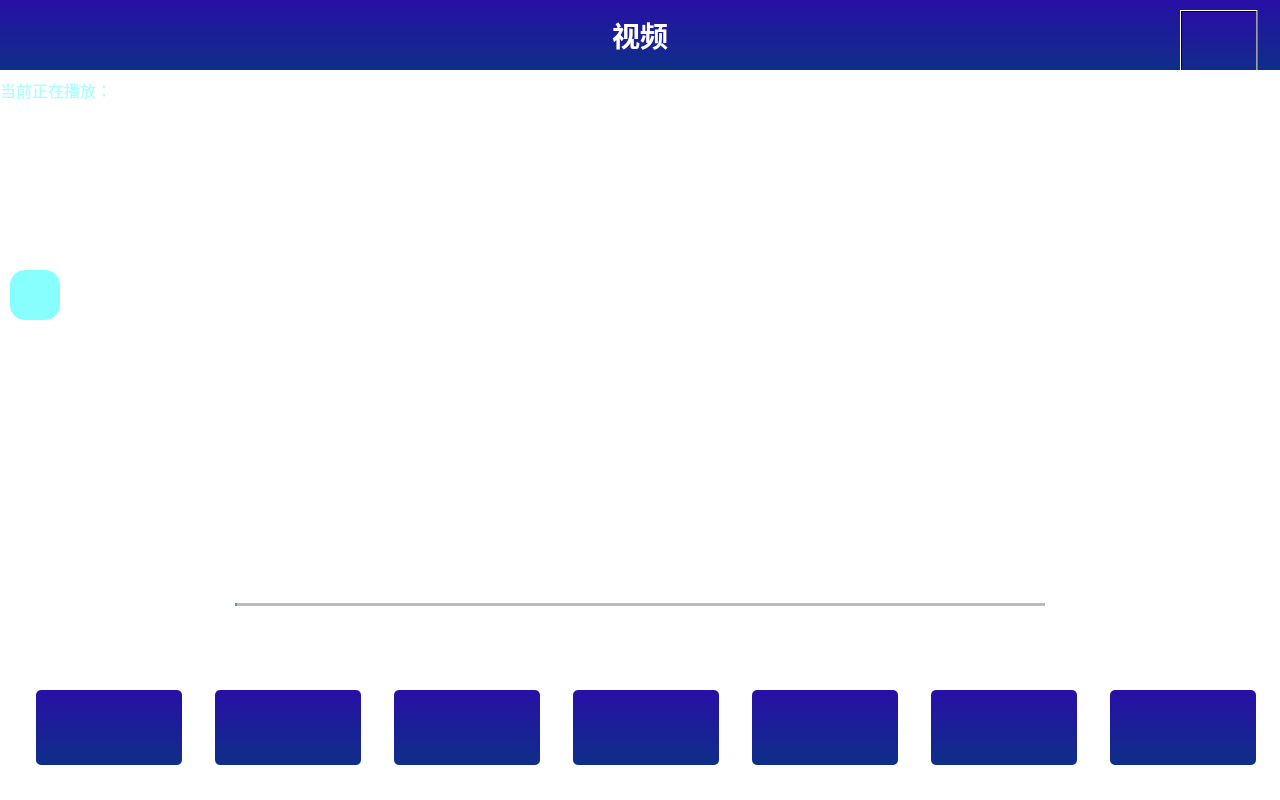
<?xml version="1.0" encoding="UTF-8"?>
<ui version="4.0">
 <class>VideoPlayer</class>
 <widget class="QWidget" name="VideoPlayer">
  <property name="geometry">
   <rect>
    <x>0</x>
    <y>0</y>
    <width>1280</width>
    <height>800</height>
   </rect>
  </property>
  <property name="minimumSize">
   <size>
    <width>1280</width>
    <height>800</height>
   </size>
  </property>
  <property name="maximumSize">
   <size>
    <width>1280</width>
    <height>800</height>
   </size>
  </property>
  <property name="windowTitle">
   <string>Form</string>
  </property>
  <property name="styleSheet">
   <string notr="true">background-color: rgba(255, 255, 255,0);</string>
  </property>
  <widget class="QWidget" name="tilteWidget" native="true">
   <property name="geometry">
    <rect>
     <x>0</x>
     <y>0</y>
     <width>1280</width>
     <height>70</height>
    </rect>
   </property>
   <property name="minimumSize">
    <size>
     <width>1280</width>
     <height>70</height>
    </size>
   </property>
   <property name="maximumSize">
    <size>
     <width>1280</width>
     <height>70</height>
    </size>
   </property>
   <property name="styleSheet">
    <string notr="true">background-color: qlineargradient(spread:pad, x1:0, y1:0, x2:0, y2:1, stop:0 rgb(40, 15, 166), stop:1 rgb(14, 47, 136));</string>
   </property>
   <widget class="QLabel" name="titleLabel">
    <property name="geometry">
     <rect>
      <x>0</x>
      <y>0</y>
      <width>1280</width>
      <height>70</height>
     </rect>
    </property>
    <property name="minimumSize">
     <size>
      <width>1280</width>
      <height>70</height>
     </size>
    </property>
    <property name="maximumSize">
     <size>
      <width>1280</width>
      <height>70</height>
     </size>
    </property>
    <property name="font">
     <font>
      <pointsize>21</pointsize>
      <weight>75</weight>
      <bold>true</bold>
     </font>
    </property>
    <property name="styleSheet">
     <string notr="true">color:white;</string>
    </property>
    <property name="text">
     <string>视频</string>
    </property>
    <property name="alignment">
     <set>Qt::AlignCenter</set>
    </property>
   </widget>
   <widget class="QPushButton" name="return_btn">
    <property name="geometry">
     <rect>
      <x>1180</x>
      <y>10</y>
      <width>78</width>
      <height>70</height>
     </rect>
    </property>
    <property name="maximumSize">
     <size>
      <width>78</width>
      <height>70</height>
     </size>
    </property>
    <property name="styleSheet">
     <string notr="true">QPushButton{
background-color: rgba(255, 255, 255， 0);
border-image: url(:/images/playerIcons/return_d.gif);
}
QPushButton:pressed{
	border-image: url(:/images/playerIcons/return_u.gif);
}
QPushButton:hover{


}
QPushButton:released{
	border-image: url(:/images/playerIcons/return_d.gif);
}</string>
    </property>
    <property name="text">
     <string/>
    </property>
   </widget>
  </widget>
  <widget class="QWidget" name="controlButtonwidget" native="true">
   <property name="geometry">
    <rect>
     <x>0</x>
     <y>470</y>
     <width>1280</width>
     <height>75</height>
    </rect>
   </property>
   <property name="minimumSize">
    <size>
     <width>1280</width>
     <height>75</height>
    </size>
   </property>
   <property name="maximumSize">
    <size>
     <width>1280</width>
     <height>75</height>
    </size>
   </property>
   <layout class="QHBoxLayout" name="horizontalLayout_3">
    <property name="spacing">
     <number>3</number>
    </property>
    <property name="leftMargin">
     <number>0</number>
    </property>
    <property name="topMargin">
     <number>0</number>
    </property>
    <property name="rightMargin">
     <number>0</number>
    </property>
    <property name="bottomMargin">
     <number>0</number>
    </property>
   </layout>
  </widget>
  <widget class="QWidget" name="subtitlewidget" native="true">
   <property name="geometry">
    <rect>
     <x>0</x>
     <y>560</y>
     <width>1280</width>
     <height>60</height>
    </rect>
   </property>
   <property name="minimumSize">
    <size>
     <width>1280</width>
     <height>60</height>
    </size>
   </property>
   <property name="maximumSize">
    <size>
     <width>1280</width>
     <height>60</height>
    </size>
   </property>
   <layout class="QGridLayout" name="gridLayout">
    <property name="leftMargin">
     <number>0</number>
    </property>
    <property name="topMargin">
     <number>0</number>
    </property>
    <property name="rightMargin">
     <number>0</number>
    </property>
    <property name="bottomMargin">
     <number>0</number>
    </property>
    <property name="spacing">
     <number>0</number>
    </property>
    <item row="3" column="0">
     <layout class="QHBoxLayout" name="horizontalLayout_2">
      <item>
       <widget class="QLabel" name="curTimeLabel">
        <property name="sizePolicy">
         <sizepolicy hsizetype="Preferred" vsizetype="Preferred">
          <horstretch>0</horstretch>
          <verstretch>0</verstretch>
         </sizepolicy>
        </property>
        <property name="minimumSize">
         <size>
          <width>110</width>
          <height>30</height>
         </size>
        </property>
        <property name="maximumSize">
         <size>
          <width>110</width>
          <height>30</height>
         </size>
        </property>
        <property name="font">
         <font>
          <pointsize>10</pointsize>
         </font>
        </property>
        <property name="styleSheet">
         <string notr="true">background-color: rgba(255, 255, 255, 0);
color: white;
</string>
        </property>
        <property name="text">
         <string> 00:00:00 </string>
        </property>
        <property name="alignment">
         <set>Qt::AlignCenter</set>
        </property>
       </widget>
      </item>
      <item>
       <widget class="QSlider" name="progressSlider">
        <property name="enabled">
         <bool>true</bool>
        </property>
        <property name="maximumSize">
         <size>
          <width>820</width>
          <height>16777215</height>
         </size>
        </property>
        <property name="styleSheet">
         <string notr="true">QSlider{
border-color: #bcbcbc;
background-color:rgba(255,255,255,0);
}
QSlider::groove:horizontal {                                
     border: 1px solid #999999;                             
     height: 1px;                                           
    margin: 0px 0;                                         
     left: 5px; right: 5px; 
 }
QSlider::handle:horizontal {                               
     border: 0px ;                           
     border-image: url(:/images/cameraIcons/silderController.png);
     width: 15px;                                           
     margin: -7px -7px -7px -7px;                  
} 
QSlider::add-page:horizontal{
background: qlineargradient(spread:pad, x1:0, y1:1, x2:0, y2:0, stop:0 #bcbcbc, stop:0.25 #bcbcbc, stop:0.5 #bcbcbc, stop:1 #bcbcbc); 

}
QSlider::sub-page:horizontal{                               
 background: qlineargradient(spread:pad, x1:0, y1:1, x2:0, y2:0, stop:0 #439cf3, stop:0.25 #439cf3, stop:0.5 #439cf3, stop:1 #439cf3);                     
}</string>
        </property>
        <property name="orientation">
         <enum>Qt::Horizontal</enum>
        </property>
       </widget>
      </item>
      <item>
       <widget class="QLabel" name="totalTimeLabel">
        <property name="minimumSize">
         <size>
          <width>110</width>
          <height>30</height>
         </size>
        </property>
        <property name="maximumSize">
         <size>
          <width>110</width>
          <height>30</height>
         </size>
        </property>
        <property name="font">
         <font>
          <pointsize>10</pointsize>
         </font>
        </property>
        <property name="styleSheet">
         <string notr="true">background-color: rgba(255, 255, 255, 0);
color:white;</string>
        </property>
        <property name="text">
         <string> 00:00:00 </string>
        </property>
        <property name="alignment">
         <set>Qt::AlignCenter</set>
        </property>
       </widget>
      </item>
     </layout>
    </item>
    <item row="2" column="0">
     <widget class="QLabel" name="subtitleLabel">
      <property name="text">
       <string>&lt;html&gt;&lt;head/&gt;&lt;body&gt;&lt;p align=&quot;center&quot;&gt;&lt;br/&gt;&lt;/p&gt;&lt;/body&gt;&lt;/html&gt;</string>
      </property>
      <property name="alignment">
       <set>Qt::AlignCenter</set>
      </property>
     </widget>
    </item>
   </layout>
  </widget>
  <widget class="QPushButton" name="UnFullscreenButton">
   <property name="geometry">
    <rect>
     <x>10</x>
     <y>270</y>
     <width>50</width>
     <height>50</height>
    </rect>
   </property>
   <property name="minimumSize">
    <size>
     <width>50</width>
     <height>50</height>
    </size>
   </property>
   <property name="maximumSize">
    <size>
     <width>50</width>
     <height>50</height>
    </size>
   </property>
   <property name="focusPolicy">
    <enum>Qt::NoFocus</enum>
   </property>
   <property name="styleSheet">
    <string notr="true">QPushButton{
background-color:rgba(0, 255, 255,120);
border-radius:15px;
border:0px soild red;
}
QPushButton:pressed{
border-radius:15px;
	border:0px solid red;
	background-color: qradialgradient(spread:repeat, cx:0.5, cy:0.5, radius:0.077, fx:0.5, fy:0.5, stop:0 rgba(0, 169, 255, 147), stop:0.497326 rgba(0, 0, 0, 147), stop:1 rgba(0, 169, 255, 147));
}
QPushButton:hover{
	background-color: qradialgradient(spread:repeat, cx:0.5, cy:0.5, radius:0.077, fx:0.5, fy:0.5, stop:0 rgba(0, 169, 255, 147), stop:0.497326 rgba(0, 0, 0, 147), stop:1 rgba(0, 169, 255, 147));
border-radius:15px;
	border:0px solid red;
}
</string>
   </property>
   <property name="text">
    <string/>
   </property>
   <property name="icon">
    <iconset>
     <normalon>:/images/playerIcons/fullscreenPressed.png</normalon>
    </iconset>
   </property>
   <property name="iconSize">
    <size>
     <width>40</width>
     <height>40</height>
    </size>
   </property>
  </widget>
  <widget class="QWidget" name="sliderAndTimeLabelWidget" native="true">
   <property name="geometry">
    <rect>
     <x>0</x>
     <y>620</y>
     <width>1280</width>
     <height>30</height>
    </rect>
   </property>
   <property name="minimumSize">
    <size>
     <width>1280</width>
     <height>30</height>
    </size>
   </property>
   <property name="maximumSize">
    <size>
     <width>1280</width>
     <height>30</height>
    </size>
   </property>
   <layout class="QGridLayout" name="gridLayout_2">
    <property name="leftMargin">
     <number>0</number>
    </property>
    <property name="topMargin">
     <number>0</number>
    </property>
    <property name="rightMargin">
     <number>0</number>
    </property>
    <property name="bottomMargin">
     <number>0</number>
    </property>
    <property name="spacing">
     <number>0</number>
    </property>
   </layout>
  </widget>
  <widget class="QWidget" name="videoNameWidget" native="true">
   <property name="geometry">
    <rect>
     <x>0</x>
     <y>70</y>
     <width>512</width>
     <height>40</height>
    </rect>
   </property>
   <property name="minimumSize">
    <size>
     <width>512</width>
     <height>40</height>
    </size>
   </property>
   <property name="maximumSize">
    <size>
     <width>512</width>
     <height>40</height>
    </size>
   </property>
   <property name="styleSheet">
    <string notr="true">background-color: rgba(255, 255, 255,0);</string>
   </property>
   <layout class="QGridLayout" name="gridLayout_3" columnstretch="1,5">
    <property name="leftMargin">
     <number>0</number>
    </property>
    <property name="topMargin">
     <number>0</number>
    </property>
    <property name="rightMargin">
     <number>0</number>
    </property>
    <property name="bottomMargin">
     <number>0</number>
    </property>
    <property name="horizontalSpacing">
     <number>0</number>
    </property>
    <item row="0" column="1">
     <widget class="QLabel" name="videoNameLabel">
      <property name="styleSheet">
       <string notr="true">background-color: rgba(255, 255, 255,0);
color:rgb(170, 255, 255);</string>
      </property>
      <property name="text">
       <string/>
      </property>
     </widget>
    </item>
    <item row="0" column="0">
     <widget class="QLabel" name="label">
      <property name="text">
       <string>&lt;html&gt;&lt;head/&gt;&lt;body&gt;&lt;p&gt;&lt;span style=&quot; font-size:12pt; color:#aaffff;&quot;&gt;当前正在播放：&lt;/span&gt;&lt;/p&gt;&lt;/body&gt;&lt;/html&gt;</string>
      </property>
     </widget>
    </item>
   </layout>
  </widget>
  <widget class="QPushButton" name="playListButton">
   <property name="geometry">
    <rect>
     <x>1110</x>
     <y>690</y>
     <width>146</width>
     <height>75</height>
    </rect>
   </property>
   <property name="minimumSize">
    <size>
     <width>146</width>
     <height>75</height>
    </size>
   </property>
   <property name="maximumSize">
    <size>
     <width>146</width>
     <height>75</height>
    </size>
   </property>
   <property name="focusPolicy">
    <enum>Qt::NoFocus</enum>
   </property>
   <property name="styleSheet">
    <string notr="true">QPushButton{
background-color: qlineargradient(spread:pad, x1:0, y1:0, x2:0, y2:1, stop:0 rgb(40, 15, 166), stop:1 rgb(14, 47, 136));
border-radius:5px;
border:0px soild red;
}

QPushButton:pressed{
border-radius:5px;
	border:3px solid red;
	background-color: qradialgradient(spread:repeat, cx:0.5, cy:0.5, radius:0.077, fx:0.5, fy:0.5, stop:0 rgba(0, 169, 255, 147), stop:0.497326 rgba(0, 0, 0, 147), stop:1 rgba(0, 169, 255, 147));
}

QPushButton:released{
	background-color: qlineargradient(spread:pad, x1:0, y1:0, x2:0, y2:1, stop:0 rgb(40, 15, 166), stop:1 rgb(14, 47, 136));
border-radius:5px;
border:0px soild red;
}</string>
   </property>
   <property name="text">
    <string/>
   </property>
   <property name="icon">
    <iconset>
     <normalon>:/images/playerIcons/list.png</normalon>
    </iconset>
   </property>
   <property name="iconSize">
    <size>
     <width>80</width>
     <height>80</height>
    </size>
   </property>
  </widget>
  <widget class="QPushButton" name="searchButton">
   <property name="geometry">
    <rect>
     <x>931</x>
     <y>690</y>
     <width>146</width>
     <height>75</height>
    </rect>
   </property>
   <property name="minimumSize">
    <size>
     <width>146</width>
     <height>75</height>
    </size>
   </property>
   <property name="maximumSize">
    <size>
     <width>146</width>
     <height>75</height>
    </size>
   </property>
   <property name="focusPolicy">
    <enum>Qt::NoFocus</enum>
   </property>
   <property name="styleSheet">
    <string notr="true">QPushButton{
background-color: qlineargradient(spread:pad, x1:0, y1:0, x2:0, y2:1, stop:0 rgb(40, 15, 166), stop:1 rgb(14, 47, 136));
border-radius:5px;
border:0px soild red;
}

QPushButton:pressed{
border-radius:5px;
	border:3px solid red;
	background-color: qradialgradient(spread:repeat, cx:0.5, cy:0.5, radius:0.077, fx:0.5, fy:0.5, stop:0 rgba(0, 169, 255, 147), stop:0.497326 rgba(0, 0, 0, 147), stop:1 rgba(0, 169, 255, 147));
}

QPushButton:released{
	background-color: qlineargradient(spread:pad, x1:0, y1:0, x2:0, y2:1, stop:0 rgb(40, 15, 166), stop:1 rgb(14, 47, 136));
border-radius:5px;
border:0px soild red;
}</string>
   </property>
   <property name="text">
    <string/>
   </property>
   <property name="icon">
    <iconset>
     <normalon>:/images/playerIcons/Search.png</normalon>
    </iconset>
   </property>
   <property name="iconSize">
    <size>
     <width>50</width>
     <height>50</height>
    </size>
   </property>
  </widget>
  <widget class="QPushButton" name="fullScreenButton">
   <property name="geometry">
    <rect>
     <x>215</x>
     <y>690</y>
     <width>146</width>
     <height>75</height>
    </rect>
   </property>
   <property name="minimumSize">
    <size>
     <width>146</width>
     <height>75</height>
    </size>
   </property>
   <property name="maximumSize">
    <size>
     <width>146</width>
     <height>75</height>
    </size>
   </property>
   <property name="focusPolicy">
    <enum>Qt::NoFocus</enum>
   </property>
   <property name="styleSheet">
    <string notr="true">QPushButton{
background-color: qlineargradient(spread:pad, x1:0, y1:0, x2:0, y2:1, stop:0 rgb(40, 15, 166), stop:1 rgb(14, 47, 136));
border-radius:5px;
border:0px soild red;
}

QPushButton:pressed{
border-radius:5px;
	border:3px solid red;
	background-color: qradialgradient(spread:repeat, cx:0.5, cy:0.5, radius:0.077, fx:0.5, fy:0.5, stop:0 rgba(0, 169, 255, 147), stop:0.497326 rgba(0, 0, 0, 147), stop:1 rgba(0, 169, 255, 147));
}

QPushButton:released{
	background-color: qlineargradient(spread:pad, x1:0, y1:0, x2:0, y2:1, stop:0 rgb(40, 15, 166), stop:1 rgb(14, 47, 136));
border-radius:5px;
border:0px soild red;
}</string>
   </property>
   <property name="text">
    <string/>
   </property>
   <property name="icon">
    <iconset>
     <normalon>:/images/playerIcons/fullscreenNormal.png</normalon>
    </iconset>
   </property>
   <property name="iconSize">
    <size>
     <width>50</width>
     <height>50</height>
    </size>
   </property>
  </widget>
  <widget class="QPushButton" name="preVideoButton">
   <property name="geometry">
    <rect>
     <x>394</x>
     <y>690</y>
     <width>146</width>
     <height>75</height>
    </rect>
   </property>
   <property name="minimumSize">
    <size>
     <width>146</width>
     <height>75</height>
    </size>
   </property>
   <property name="maximumSize">
    <size>
     <width>146</width>
     <height>75</height>
    </size>
   </property>
   <property name="focusPolicy">
    <enum>Qt::NoFocus</enum>
   </property>
   <property name="styleSheet">
    <string notr="true">QPushButton{
background-color: qlineargradient(spread:pad, x1:0, y1:0, x2:0, y2:1, stop:0 rgb(40, 15, 166), stop:1 rgb(14, 47, 136));
border-radius:5px;
border:0px soild red;
}

QPushButton:pressed{
border-radius:5px;
	border:3px solid red;
	background-color: qradialgradient(spread:repeat, cx:0.5, cy:0.5, radius:0.077, fx:0.5, fy:0.5, stop:0 rgba(0, 169, 255, 147), stop:0.497326 rgba(0, 0, 0, 147), stop:1 rgba(0, 169, 255, 147));
}

QPushButton:released{
	background-color: qlineargradient(spread:pad, x1:0, y1:0, x2:0, y2:1, stop:0 rgb(40, 15, 166), stop:1 rgb(14, 47, 136));
border-radius:5px;
border:0px soild red;
}</string>
   </property>
   <property name="text">
    <string/>
   </property>
   <property name="icon">
    <iconset>
     <normalon>:/images/playerIcons/preVideo.png</normalon>
    </iconset>
   </property>
   <property name="iconSize">
    <size>
     <width>40</width>
     <height>40</height>
    </size>
   </property>
  </widget>
  <widget class="QPushButton" name="nextVideoButton">
   <property name="geometry">
    <rect>
     <x>752</x>
     <y>690</y>
     <width>146</width>
     <height>75</height>
    </rect>
   </property>
   <property name="minimumSize">
    <size>
     <width>146</width>
     <height>75</height>
    </size>
   </property>
   <property name="maximumSize">
    <size>
     <width>146</width>
     <height>75</height>
    </size>
   </property>
   <property name="focusPolicy">
    <enum>Qt::NoFocus</enum>
   </property>
   <property name="styleSheet">
    <string notr="true">QPushButton{
background-color: qlineargradient(spread:pad, x1:0, y1:0, x2:0, y2:1, stop:0 rgb(40, 15, 166), stop:1 rgb(14, 47, 136));
border-radius:5px;
border:0px soild red;
}

QPushButton:pressed{
border-radius:5px;
	border:3px solid red;
	background-color: qradialgradient(spread:repeat, cx:0.5, cy:0.5, radius:0.077, fx:0.5, fy:0.5, stop:0 rgba(0, 169, 255, 147), stop:0.497326 rgba(0, 0, 0, 147), stop:1 rgba(0, 169, 255, 147));
}

QPushButton:released{
	background-color: qlineargradient(spread:pad, x1:0, y1:0, x2:0, y2:1, stop:0 rgb(40, 15, 166), stop:1 rgb(14, 47, 136));
border-radius:5px;
border:0px soild red;
}</string>
   </property>
   <property name="text">
    <string/>
   </property>
   <property name="icon">
    <iconset>
     <normalon>:/images/playerIcons/nextVideo.png</normalon>
    </iconset>
   </property>
   <property name="iconSize">
    <size>
     <width>40</width>
     <height>40</height>
    </size>
   </property>
  </widget>
  <widget class="QPushButton" name="subtitleSelectButton">
   <property name="geometry">
    <rect>
     <x>36</x>
     <y>690</y>
     <width>146</width>
     <height>75</height>
    </rect>
   </property>
   <property name="minimumSize">
    <size>
     <width>146</width>
     <height>75</height>
    </size>
   </property>
   <property name="maximumSize">
    <size>
     <width>146</width>
     <height>75</height>
    </size>
   </property>
   <property name="focusPolicy">
    <enum>Qt::NoFocus</enum>
   </property>
   <property name="styleSheet">
    <string notr="true">QPushButton{
background-color: qlineargradient(spread:pad, x1:0, y1:0, x2:0, y2:1, stop:0 rgb(40, 15, 166), stop:1 rgb(14, 47, 136));
border-radius:5px;
border:0px soild red;
}

QPushButton:pressed{
border-radius:5px;
	border:3px solid red;
	background-color: qradialgradient(spread:repeat, cx:0.5, cy:0.5, radius:0.077, fx:0.5, fy:0.5, stop:0 rgba(0, 169, 255, 147), stop:0.497326 rgba(0, 0, 0, 147), stop:1 rgba(0, 169, 255, 147));
}

QPushButton:released{
	background-color: qlineargradient(spread:pad, x1:0, y1:0, x2:0, y2:1, stop:0 rgb(40, 15, 166), stop:1 rgb(14, 47, 136));
border-radius:5px;
border:0px soild red;
}</string>
   </property>
   <property name="text">
    <string/>
   </property>
   <property name="icon">
    <iconset resource="../../image.qrc">
     <normaloff>:/images/playerIcons/settings_new(1).png</normaloff>:/images/playerIcons/settings_new(1).png</iconset>
   </property>
   <property name="iconSize">
    <size>
     <width>60</width>
     <height>60</height>
    </size>
   </property>
  </widget>
  <widget class="QPushButton" name="playButton">
   <property name="enabled">
    <bool>true</bool>
   </property>
   <property name="geometry">
    <rect>
     <x>573</x>
     <y>690</y>
     <width>146</width>
     <height>75</height>
    </rect>
   </property>
   <property name="minimumSize">
    <size>
     <width>0</width>
     <height>0</height>
    </size>
   </property>
   <property name="maximumSize">
    <size>
     <width>146</width>
     <height>75</height>
    </size>
   </property>
   <property name="focusPolicy">
    <enum>Qt::NoFocus</enum>
   </property>
   <property name="styleSheet">
    <string notr="true">QPushButton{
background-color: qlineargradient(spread:pad, x1:0, y1:0, x2:0, y2:1, stop:0 rgb(40, 15, 166), stop:1 rgb(14, 47, 136));
border-radius:5px;
border:0px soild red;
}

QPushButton:pressed{
border-radius:5px;
	border:3px solid red;
	background-color: qradialgradient(spread:repeat, cx:0.5, cy:0.5, radius:0.077, fx:0.5, fy:0.5, stop:0 rgba(0, 169, 255, 147), stop:0.497326 rgba(0, 0, 0, 147), stop:1 rgba(0, 169, 255, 147));
}

QPushButton:released{
	background-color: qlineargradient(spread:pad, x1:0, y1:0, x2:0, y2:1, stop:0 rgb(40, 15, 166), stop:1 rgb(14, 47, 136));
border-radius:5px;
border:0px soild red;
}</string>
   </property>
   <property name="text">
    <string/>
   </property>
   <property name="icon">
    <iconset>
     <normalon>:/images/playerIcons/Play.png</normalon>
    </iconset>
   </property>
   <property name="iconSize">
    <size>
     <width>50</width>
     <height>50</height>
    </size>
   </property>
  </widget>
  <zorder>controlButtonwidget</zorder>
  <zorder>subtitlewidget</zorder>
  <zorder>UnFullscreenButton</zorder>
  <zorder>sliderAndTimeLabelWidget</zorder>
  <zorder>videoNameWidget</zorder>
  <zorder>tilteWidget</zorder>
  <zorder>playListButton</zorder>
  <zorder>searchButton</zorder>
  <zorder>fullScreenButton</zorder>
  <zorder>preVideoButton</zorder>
  <zorder>nextVideoButton</zorder>
  <zorder>subtitleSelectButton</zorder>
  <zorder>playButton</zorder>
 </widget>
 <resources>
  <include location="../../image.qrc"/>
 </resources>
 <connections/>
</ui>
